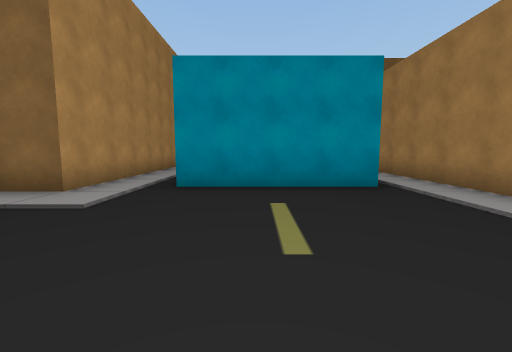
view 1 (above)

13 first-person views from a walk through a 3-D level made in the Unity game engine. The camera is 1.5 m above the floor, tilts 6° down and sees 90° across. The floor is counted in squares, 2 m on a side. Each view is taken from the middle of a square. On the plan, view 1 faces up. The plan holds only what a view shows up to about 9 squares ahead; the rest is blank. The place goes on beyond the plan.

view 2
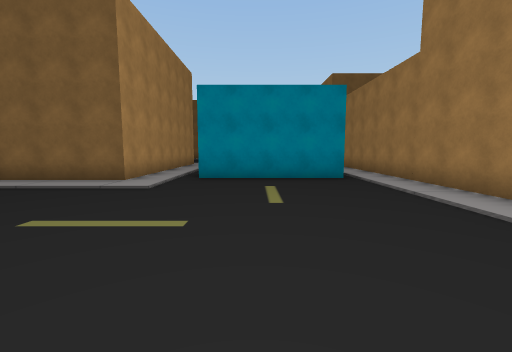

view 3
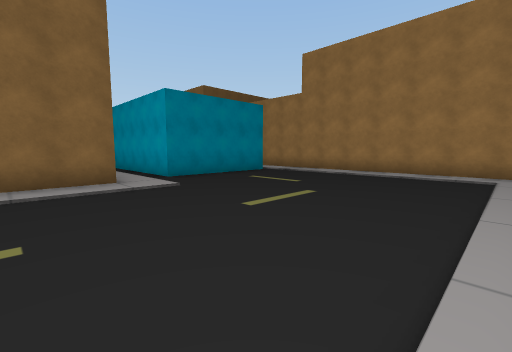

view 4
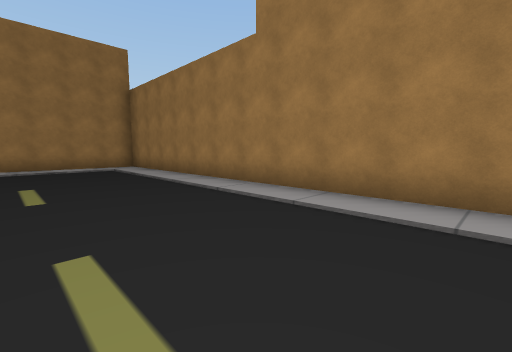

view 5
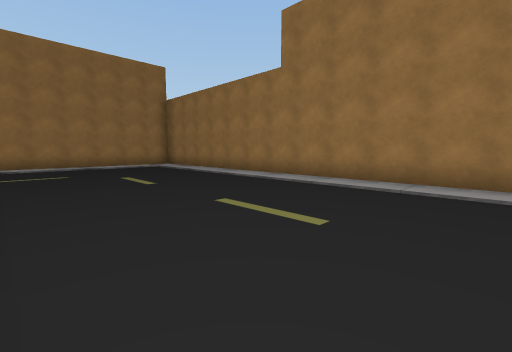

view 6
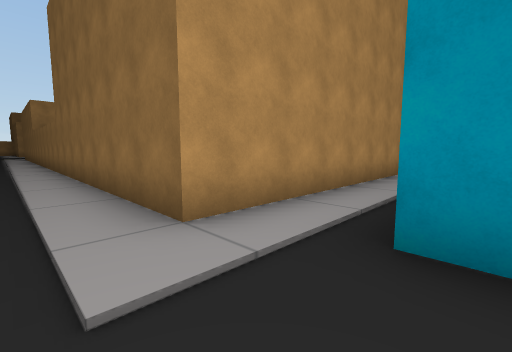

view 7
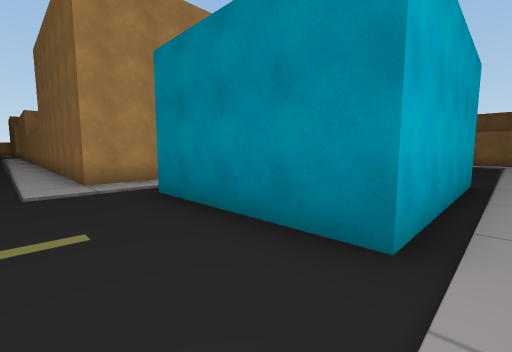

view 8
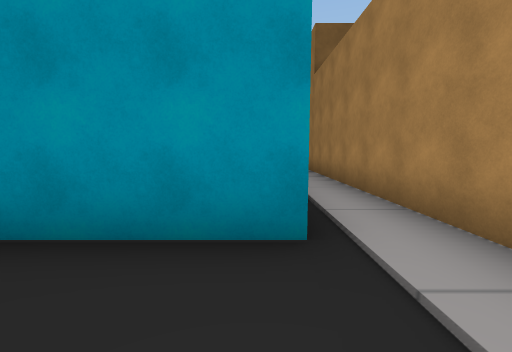

view 9
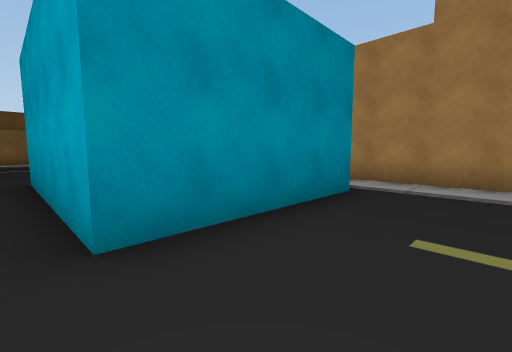

view 10
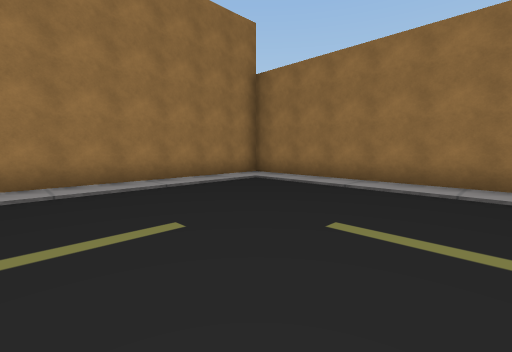

view 11
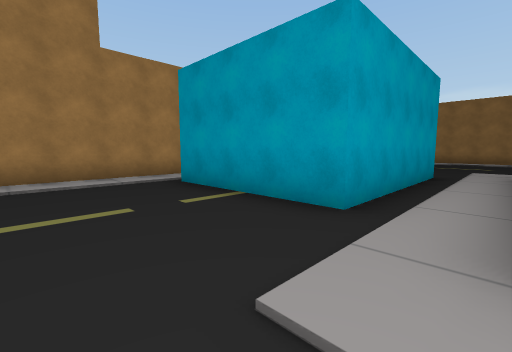

view 12
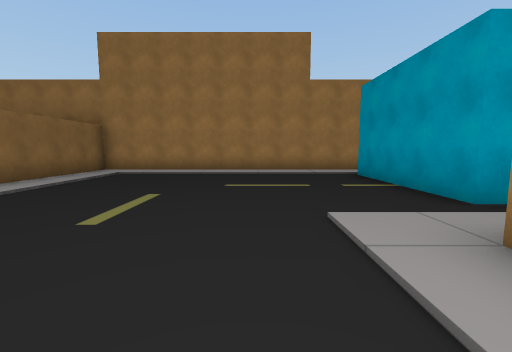

view 13
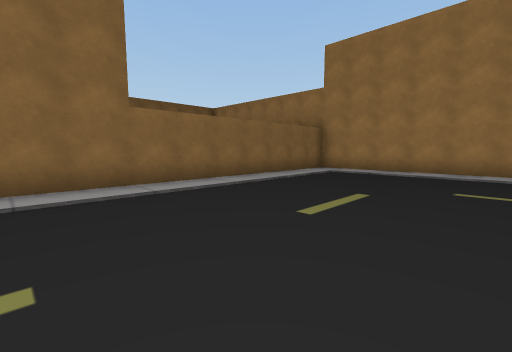

### Floor plan
Key: @ floor where view 1 was taken; # wall or solid block; . floor; O other object.
Columns run from 8 left of view 1 to 4 right of it. Each row starts with its distance up from view 1.
 19    OOOOOOOOOO
 18    .........O
 17    .........O
 16    .........O
 15    .........O
 14    .........O
 13    .........O
 12     ........O
 11     O.......#
 10     O..####.O
  9     O..#  #.O
  8     O..#  #.O
  7     O..#  #.O
  6     O..#  #.O
  5 OOOOO..####.O
  4 ............O
  3 ............O
  2 ............O
  1 ............O
  0 ........@...O
 -1 ............O
 -2 ............O
 -3 OOOOOOOOOOOO

Positions as (right, up) in squares from view 1, and headings:
1: (0, 0), facing up
2: (0, -2), facing up
3: (-5, -2), facing up-right
4: (-7, 1), facing down-right
5: (-8, 3), facing down-right
6: (-1, 3), facing up-left
7: (3, 3), facing up-left
8: (2, 3), facing up
9: (-2, 3), facing up-right
10: (-2, 3), facing down-right
11: (-3, 13), facing down-right
12: (-5, 13), facing right
13: (-5, 13), facing up-right
